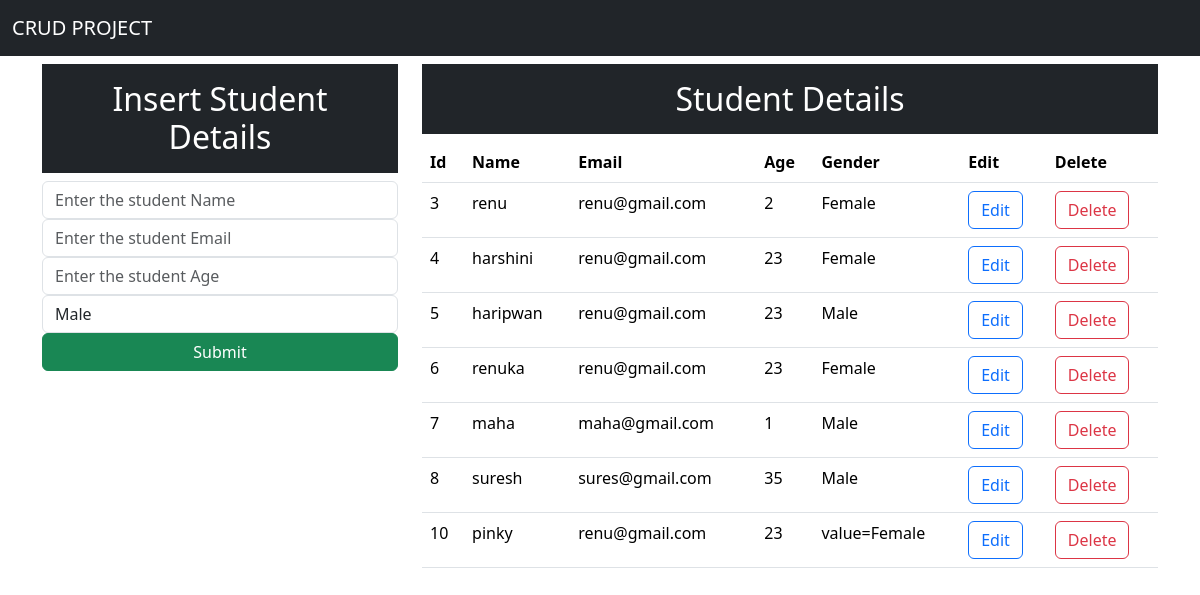
The page / on the database its author committed.
### app/models.py (models this page shows)
class Student(models.Model):
    name=models.CharField(max_length=25)
    email=models.CharField(max_length=25)
    age=models.CharField(max_length=25)
    gender=models.CharField(max_length=25)

### app/views.py (the view)
# urls.py: path('',views.index),
def index(request):
    data=Student.objects.all()
    return render(request,'app/index.html',{'data':data})

### app/templates/app/index.html (shortened to what this page needs)
<!DOCTYPE html>
<html lang="en">
<head>
    <link rel="stylesheet" href="https://cdn.jsdelivr.net/npm/bootstrap@5.3.8/dist/css/bootstrap.min.css">
</head>
<body>
    <nav class="navbar navbar-expand-lg navbar-dark bg-dark">
  <div class="container-fluid">
    <a class="navbar-brand text white" href="#">CRUD PROJECT</a>
    </div>
    </nav>
    <div class="container mt-2">
        <div class="row">
            <div class="col-md-4">
               <h2 class="bg-dark text-white text-center p-3">Insert Student Details</h2>
               <form action="/insert" method="post">{% csrf_token %}
                <div>
                    <input type="text" class="form-control" placeholder="Enter the student Name" name="name">
                </div>
                <div>
                    <input type="email" class="form-control" placeholder="Enter the student Email" name="email">
                </div>
                <div>
                    <input type="number" class="form-control" placeholder="Enter the student Age" name="age">
                </div>
                <div>
                    <select name="gender" class="form-control" id="gender">
                    <option value="Male">Male</option>
                    </select>
                </div>
                <div>
                    <button class="btn btn-success w-100">Submit</button>
                </div>
               </form>
            </div>
            <div class="col-md-8">
                <h2 class="text-center bg-dark text-white p-3">Student Details</h2>
                <table class="table">
                    <thead>
                        <tr>
                            <th>Id</th>
                            <th>Name</th>
                            <th>Email</th>
                            <th>Age</th>
                            <th>Gender</th>
                            <th>Edit</th>
                            <th>Delete</th>
                        </tr>
                        <tbody>
                            {% for d in data %}
                             <tr>
                                <td>{{d.id}}</td>
                                <td>{{d.name}}</td>
                                <td>{{d.email}}</td>
                                <td>{{d.age}}</td>
                                <td>{{d.gender}}</td>
                                <td><a href="/update/{{d.id}}"  button class="btn btn-outline-primary">Edit</a></td>
                                <td><a href="/delete/{{d.id}}" button class="btn btn-outline-danger">Delete</a></button></td>
                                </tr>
                            {% endfor %}
                        </tbody>
                    </thead>
                </table>
            </div>
        </div>
    </div>
</body>
</html>

### rows shown on the page
Student: id "3", name "renu", email "renu@gmail.com", age "2", gender "Female"
Student: id "4", name "harshini", email "renu@gmail.com", age "23", gender "Female"
Student: id "5", name "haripwan", email "renu@gmail.com", age "23", gender "Male"
Student: id "6", name "renuka", email "renu@gmail.com", age "23", gender "Female"
Student: id "7", name "maha", email "maha@gmail.com", age "1", gender "Male"
Student: id "8", name "suresh", email "sures@gmail.com", age "35", gender "Male"
Student: id "10", name "pinky", email "renu@gmail.com", age "23", gender "value=Female"
